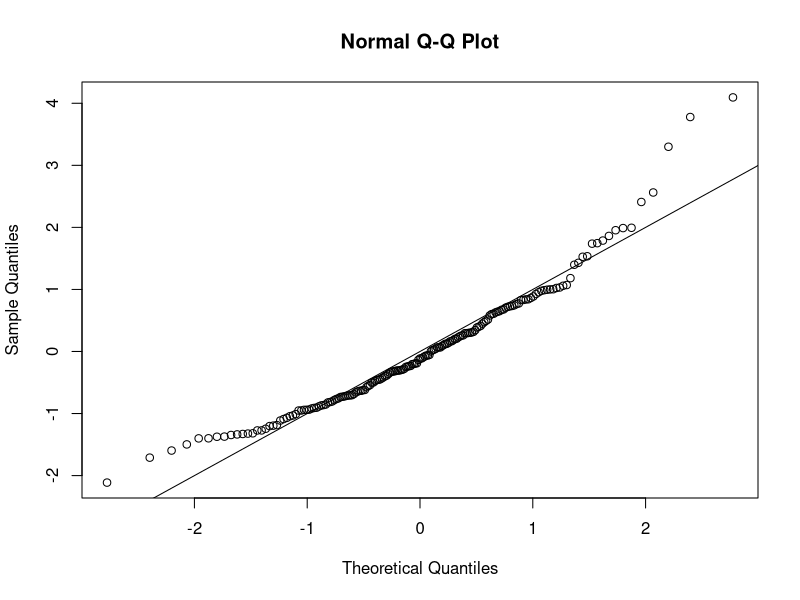
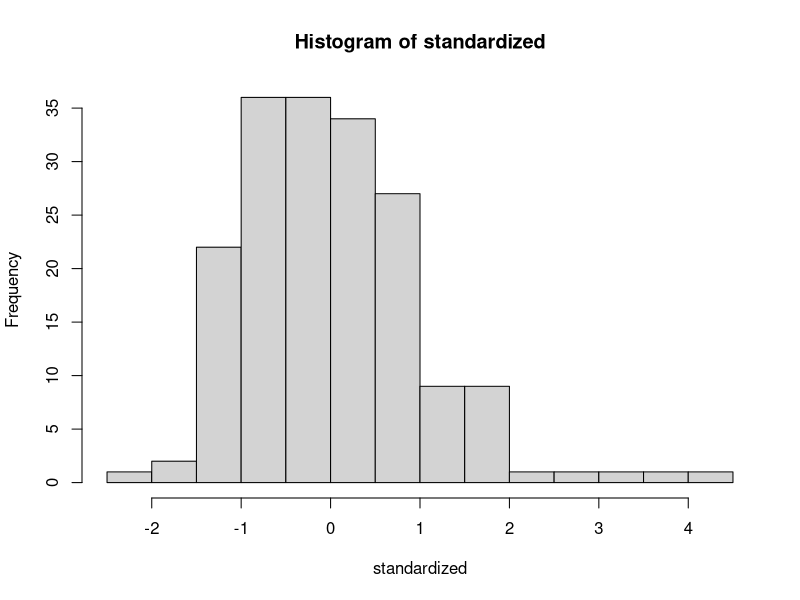
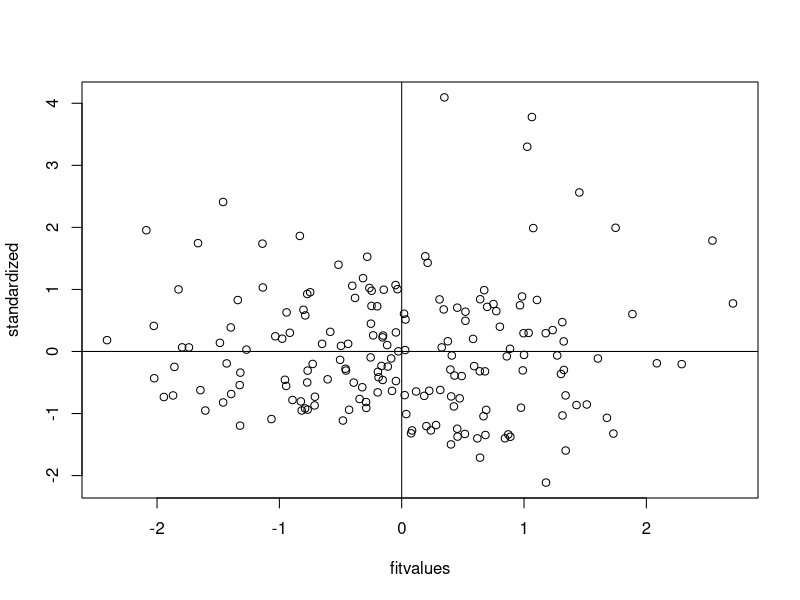

The R script that drew these images, in order:
##Set working directory 
setwd("E:/GA/Scales")
master = read.csv("Meaning_Scales_BoredomProneness-_RR_RN_Paper.csv")
summary(master)

##Reverse Code
##in the qualtrics true = 1, false = 2
##recode the false ones so that all 1s get 1 point, 
##all 2s should be coded as zero points
library(car)
master$Q83_1 = recode(master$Q83_1, "1='2'; 2='1'")
master$Q83_7 = recode(master$Q83_7, "1='2'; 2='1'")
master$Q83_8 = recode(master$Q83_8, "1='2'; 2='1'")
master$Q83_11 = recode(master$Q83_11, "1='2'; 2='1'")
master$Q83_13 = recode(master$Q83_13, "1='2'; 2='1'")
master$Q83_15 = recode(master$Q83_15, "1='2'; 2='1'")
master$Q83_18 = recode(master$Q83_18, "1='2'; 2='1'")
master$Q83_22 = recode(master$Q83_22, "1='2'; 2='1'")
master$Q83_23 = recode(master$Q83_23, "1='2'; 2='1'")
master$Q83_24 = recode(master$Q83_24, "1='2'; 2='1'")

##Make everything 0 and 1 to add up correctly
##true is 1, false is 2, so subtract 2 
master[ , 3:30] = 2 - master[ , 3:30]

####DATA SCREENING####

##Missing Data##
library(mice)
percentmiss = function(x){ sum(is.na(x))/length(x) *100 }

##Going by rows ONLY
notypos = master
missing = apply(notypos[ , 3:30], 1, percentmiss) 
table(missing)

##Replace only the data that you should
replacepeople = notypos[ missing <= 5 , ]  
dontpeople = notypos[ missing > 5 , ]

##Figure out the columns to exclude
apply(replacepeople, 2, percentmiss)
replacecolumn = replacepeople[ , -c(1,2,31)]
dontcolumn = replacepeople[ , c(1,2,31)]

##MICE
tempnomiss = mice(replacecolumn)
nomiss = complete(tempnomiss, 1)
summary(nomiss)

##(By your powers) Combine (I am Captain Planet!)
filledin_none = cbind(dontcolumn, nomiss)
summary(filledin_none)

##Small note: When MICE is run on this project the YEAR column
##is moved from the last column to the thrid column.
##This trend is not observed with data that does not need
##to be MICE'd. All code exluding ID columns has been corrected
##for this. 
#~Hannah 

##Outliers##
##Mahal

mahal = mahalanobis(filledin_none[ , -c(1:3)], 
                    colMeans(filledin_none[ , -c(1:3)], na.rm = TRUE),
                    cov(filledin_none[ , -c(1:3)], use="pairwise.complete.obs"))

summary(mahal)
cutoff = qchisq(.999,ncol(filledin_none[ , -c(1:3)])) 
summary(mahal < cutoff)
noout = filledin_none[ mahal < cutoff, ]

##Additivity: correlations
correlations = cor(noout[,-c(1:3)], use="pairwise.complete.obs")
symnum(correlations)

##Make the random stuff & exclude the ID columns 
random = rchisq(nrow(noout), 7)
fake = lm(random~., data=noout[ , -c(1:3)])

##Linearity plot
##Create the standardized residuals
standardized = rstudent(fake)
qqnorm(standardized)
abline(0,1)

##Multivariate normality
hist(standardized, breaks=15)

##Homogeneity and homoscedaticity
fitvalues = scale(fake$fitted.values)
plot(fitvalues, standardized) 
abline(0,0)
abline(v = 0)

##Scoring
score = rowSums(noout[ , 4:31])
summary(score)
